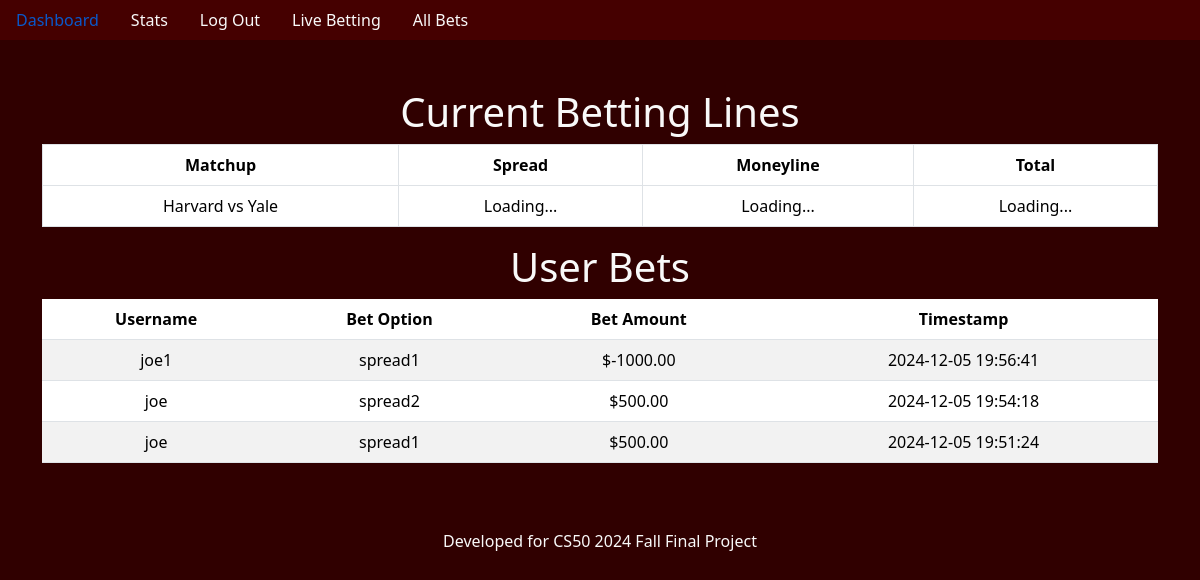
/bets (signed in), run on the app's committed database.
### tables this page shows
CREATE TABLE bets (
    id INTEGER PRIMARY KEY AUTOINCREMENT,
    user_id INTEGER NOT NULL,
    bet_option TEXT NOT NULL,
    bet_amount REAL NOT NULL,
    timestamp DATETIME DEFAULT CURRENT_TIMESTAMP,
    FOREIGN KEY (user_id) REFERENCES users (id)
);

CREATE TABLE users (
    id INTEGER PRIMARY KEY AUTOINCREMENT,
    created TIMESTAMP NOT NULL DEFAULT CURRENT_TIMESTAMP,
    username TEXT NOT NULL,
    password TEXT NOT NULL,
    cash INTEGER NOT NULL DEFAULT 1000
);

### app.py (the view)
@app.route("/bets")
def bets():
    if "user_id" not in session:
        return redirect("/login")
    conn = sqlite3.connect("site.db")
    conn.row_factory = sqlite3.Row
    cursor = conn.cursor()
    cursor.execute(
        "SELECT users.username, bets.bet_option, bets.bet_amount, bets.timestamp "
        "FROM bets JOIN users ON bets.user_id = users.id ORDER BY bets.timestamp DESC"
    )
    all_bets = cursor.fetchall()
    conn.close()
    return render_template("bets.html", bets=all_bets)

### templates/bets.html (shortened to what this page needs)
{% extends "base.html" %}
{% block main %}
<div class="container mt-5">
    <h1>Current Betting Lines</h1>
    <div class="row">
        <div class="col-md-12">
            <table class="table table-bordered text-center" id="betting-lines-table">
                <thead>
                    <tr>
                        <th>Matchup</th>
                        <th>Spread</th>
                        <th>Moneyline</th>
                        <th>Total</th>
                    </tr>
                </thead>
                <tbody>
                    <tr>
                        <td>Harvard vs Yale</td>
                        <td id="spread">Loading...</td>
                        <td id="money">Loading...</td>
                        <td id="total">Loading...</td>
                    </tr>
                </tbody>
            </table>
        </div>
    </div>
    <h1>User Bets</h1>
    <table class="table table-striped">
        <thead>
            <tr>
                <th>Username</th>
                <th>Bet Option</th>
                <th>Bet Amount</th>
                <th>Timestamp</th>
            </tr>
        </thead>
        <tbody>
            {% for bet in bets %}
            <tr>
                <td>{{ bet["username"] }}</td>
                <td>{{ bet["bet_option"] }}</td>
                <td>${{ "%.2f"|format(bet["bet_amount"]) }}</td>
                <td>{{ bet["timestamp"] }}</td>
            </tr>
            {% endfor %}
        </tbody>
    </table>
</div>
{% endblock %}

### templates/base.html (shortened to what this page needs)
<!DOCTYPE html>
<html lang="en">
<head>
    <link href="https://cdn.jsdelivr.net/npm/bootstrap@5.3.3/dist/css/bootstrap.min.css" rel="stylesheet"
>
    <link href="/static/styles.css" rel="stylesheet">
</head>
<body class="fill">
    <div class="container-fluid navigation-bar">
        {% if session["user_id"] %}
        <nav class="nav">
            <a class="nav-link navigation-bar" href="/landing">Dashboard</a>
            <a class="nav-link navigation-bar" href="/stats">Stats</a>
            <a class="nav-link navigation-bar ml-auto mr-1" href="/logout">Log Out</a>
            <a class="nav-link navigation-bar" href="/live">Live Betting</a>
            <a class="nav-link navigation-bar" href="/bets">All Bets</a>
        </nav>
        {% else %}
        <nav class="nav">
            <a class="nav-link active navigation-bar" href="/">Harvard-Yale Sportsbook</a>
            <a class="nav-link navigation-bar" href="/login">Login</a>
            <a class="nav-link navigation-bar" href="/register">Register</a>
        </nav>
        {% endif %}
    </div>
    <main class="container-fluid text-center">
        {% block main %}{% endblock %}
    </main>
    <footer class="mb-5 text-center info-footer">
        <p>Developed for CS50 2024 Fall Final Project</p>
    </footer>
</body>
</html>

### static/styles.css (style rules this page uses)
.container-fluid { width:100%; max-width:none; padding-left:0; padding-right:0 }
.navigation-bar { background-color: #450000; color: #f9f9f9; }
.fill { min-height: 100vh; height: 100%; background-color: #300000; color: #f9f9f9; }
.info-footer { padding-top: 50px; }

### data on the page
bets: username "joe1", bet_option "spread1", bet_amount "-1000.00", timestamp "2024-12-05 19:56:41"
bets: username "joe", bet_option "spread2", bet_amount "500.00", timestamp "2024-12-05 19:54:18"
bets: username "joe", bet_option "spread1", bet_amount "500.00", timestamp "2024-12-05 19:51:24"
